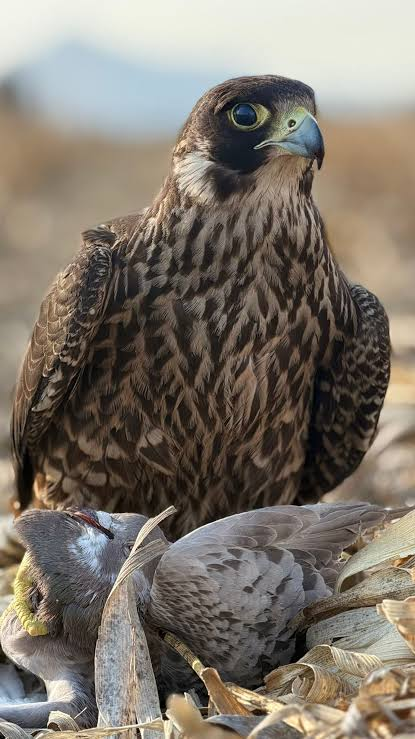
#> input picture imagenes/alcon.jpg, 415 x 739 px
$ python p8_gaussiano_1341.py
#> lines starting #> are read from the running program, lines starting #| are printed output that depends on the picture
import cv2
import os

# Obtener la carpeta donde está este archivo Python
carpeta_proyecto = os.path.dirname(os.path.dirname(os.path.abspath(__file__)))

# Rutas
ruta_imagen = os.path.join(carpeta_proyecto, "imagenes", "alcon.jpg")
carpeta_resultados = os.path.join(carpeta_proyecto, "resultados")

# Crear carpeta resultados si no existe
os.makedirs(carpeta_resultados, exist_ok=True)

# Cargar imagen
imagen = cv2.imread(ruta_imagen)
#> imagen is the input picture: shape (739, 415, 3); mean B, G, R 107.5, 118, 126.2

# Verificar imagen
if imagen is None:
    print("ERROR: No se pudo cargar la imagen.")
    print("La ruta que Python está buscando es:")
    print(ruta_imagen)
    exit()

# Aplicar filtro Gaussiano
imagen_suavizada = cv2.GaussianBlur(
    imagen,
    (7, 7),
    0
)
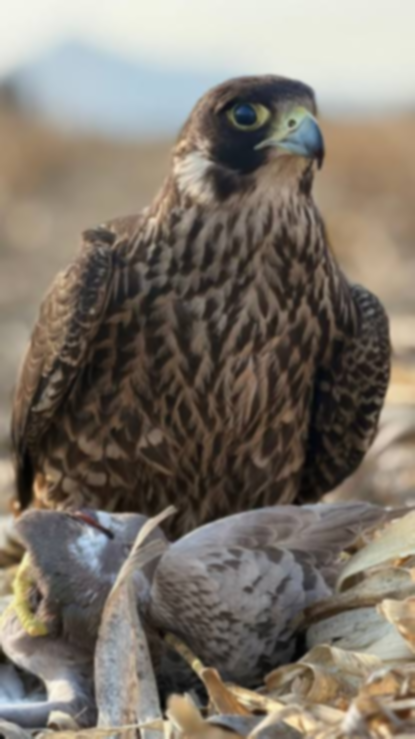
#> imagen_suavizada: shape (739, 415, 3); mean B, G, R 107.5, 118, 126.2

# Mostrar imágenes
cv2.imshow("Imagen original - Alcon", imagen)
cv2.imshow("Imagen suavizada - Filtro Gaussiano", imagen_suavizada)

# Guardar resultado
ruta_salida = os.path.join(
    carpeta_resultados,
    "alcon_gaussiano.jpg"
)

cv2.imwrite(ruta_salida, imagen_suavizada)

print("Filtro Gaussiano aplicado correctamente.")
print("Imagen original:", ruta_imagen)
print("Resultado guardado en:", ruta_salida)

# Esperar una tecla
cv2.waitKey(0)

# Cerrar ventanas
cv2.destroyAllWindows()
